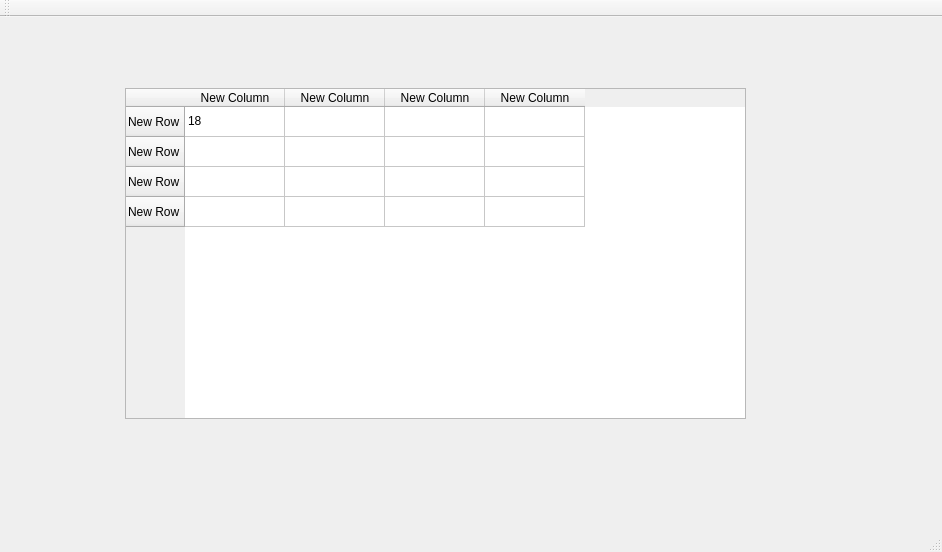
<?xml version="1.0" encoding="UTF-8"?>
<ui version="4.0">
 <class>MainWindow</class>
 <widget class="QMainWindow" name="MainWindow">
  <property name="geometry">
   <rect>
    <x>0</x>
    <y>0</y>
    <width>942</width>
    <height>552</height>
   </rect>
  </property>
  <property name="windowTitle">
   <string>MainWindow</string>
  </property>
  <widget class="QWidget" name="centralWidget">
   <widget class="QTableWidget" name="tableWidget">
    <property name="geometry">
     <rect>
      <x>125</x>
      <y>71</y>
      <width>621</width>
      <height>331</height>
     </rect>
    </property>
    <row>
     <property name="text">
      <string>New Row</string>
     </property>
    </row>
    <row>
     <property name="text">
      <string>New Row</string>
     </property>
    </row>
    <row>
     <property name="text">
      <string>New Row</string>
     </property>
    </row>
    <row>
     <property name="text">
      <string>New Row</string>
     </property>
    </row>
    <column>
     <property name="text">
      <string>New Column</string>
     </property>
    </column>
    <column>
     <property name="text">
      <string>New Column</string>
     </property>
    </column>
    <column>
     <property name="text">
      <string>New Column</string>
     </property>
    </column>
    <column>
     <property name="text">
      <string>New Column</string>
     </property>
    </column>
    <item row="0" column="0">
     <property name="text">
      <string>18</string>
     </property>
    </item>
   </widget>
  </widget>
  <widget class="QMenuBar" name="menuBar">
   <property name="geometry">
    <rect>
     <x>0</x>
     <y>0</y>
     <width>942</width>
     <height>22</height>
    </rect>
   </property>
  </widget>
  <widget class="QToolBar" name="mainToolBar">
   <attribute name="toolBarArea">
    <enum>TopToolBarArea</enum>
   </attribute>
   <attribute name="toolBarBreak">
    <bool>false</bool>
   </attribute>
  </widget>
  <widget class="QStatusBar" name="statusBar"/>
 </widget>
 <layoutdefault spacing="6" margin="11"/>
 <resources/>
 <connections/>
</ui>
